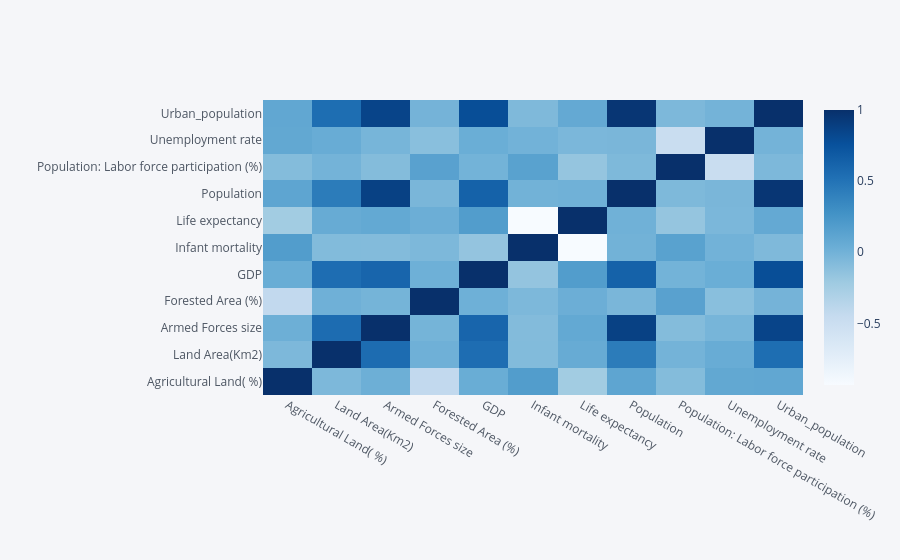

Source (notebook cell):
### Code cell
df.corr(numeric_only=True).iplot(kind = 'heatmap', colorscale ='Blues')

### Figure 1 — Plotly figure (JSON) as saved in the notebook; plotly's stock layout.template omitted (floating-point values rounded to 4 significant figures)
{"data": [{"colorscale": [[0, "rgb(247,251,255)"], [0.125, "rgb(222,235,247)"], [0.25, "rgb(198,219,239)"], [0.375, "rgb(158,202,225)"], [0.5, "rgb(107,174,214)"], [0.625, "rgb(66,146,198)"], [0.75, "rgb(33,113,181)"], [0.875, "rgb(8,81,156)"], [1, "rgb(8,48,107)"]], "type": "heatmap", "x": ["Agricultural Land( %)", "Land Area(Km2)", "Armed Forces size", "Forested Area (%)", "GDP", "Infant mortality", "Life expectancy", "Population", "Population: Labor force participation (%)", "Unemployment rate", "Urban_population"], "y": ["Agricultural Land( %)", "Land Area(Km2)", "Armed Forces size", "Forested Area (%)", "GDP", "Infant mortality", "Life expectancy", "Population", "Population: Labor force participation (%)", "Unemployment rate", "Urban_population"], "z": [[1, -0.05312, 0.02447, -0.4259, 0.04265, 0.181, -0.2313, 0.1094, -0.08764, 0.08675, 0.0915], [-0.05312, 1, 0.5509, 0.01486, 0.5463, -0.07622, 0.05875, 0.4389, -0.008371, 0.05076, 0.5409], [0.02447, 0.5509, 1, -0.01485, 0.6053, -0.08262, 0.07938, 0.876, -0.08354, -0.02551, 0.8513], [-0.4259, 0.01486, -0.01485, 1, 0.01823, -0.05331, 0.03059, -0.03847, 0.1417, -0.1104, -0.01346], [0.04265, 0.5463, 0.6053, 0.01823, 1, -0.161, 0.1814, 0.6292, -0.006786, 0.03736, 0.7827], [0.181, -0.07622, -0.08262, -0.05331, -0.161, 1, -0.9338, 0.001778, 0.1363, -0.0005026, -0.06258], [-0.2313, 0.05875, 0.07938, 0.03059, 0.1814, -0.9338, 1, 0.008331, -0.1644, -0.04416, 0.07193], [0.1094, 0.4389, 0.876, -0.03847, 0.6292, 0.001778, 0.008331, 1, -0.05915, -0.03959, 0.9538], [-0.08764, -0.008371, -0.08354, 0.1417, -0.006786, 0.1363, -0.1644, -0.05915, 1, -0.4793, -0.05012], [0.08675, 0.05076, -0.02551, -0.1104, 0.03736, -0.0005026, -0.04416, -0.03959, -0.4793, 1, -0.009661], [0.0915, 0.5409, 0.8513, -0.01346, 0.7827, -0.06258, 0.07193, 0.9538, -0.05012, -0.009661, 1]], "zmax": 1, "zmin": -0.9338}], "layout": {"legend": {"bgcolor": "#F5F6F9", "font": {"color": "#4D5663"}}, "paper_bgcolor": "#F5F6F9", "plot_bgcolor": "#F5F6F9", "title": {"font": {"color": "#4D5663"}}, "xaxis": {"gridcolor": "#E1E5ED", "showgrid": true, "tickfont": {"color": "#4D5663"}, "title": {"font": {"color": "#4D5663"}, "text": ""}, "zerolinecolor": "#E1E5ED"}, "yaxis": {"gridcolor": "#E1E5ED", "showgrid": true, "tickfont": {"color": "#4D5663"}, "title": {"font": {"color": "#4D5663"}, "text": ""}, "zerolinecolor": "#E1E5ED"}}}
